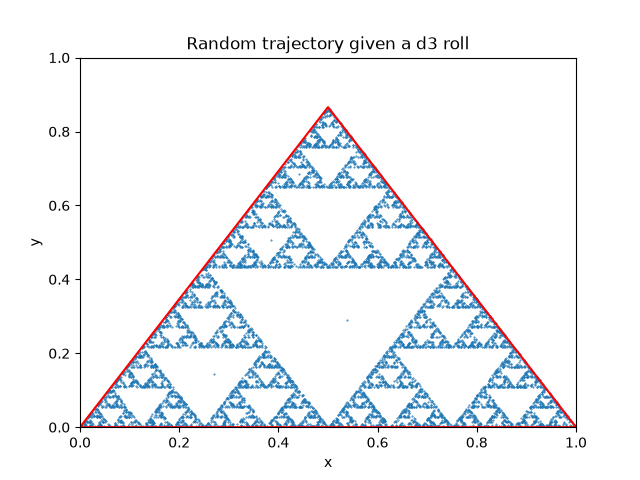

Python code for this plot:
from random import random, choice, seed
import numpy as np
import matplotlib.pyplot as plt

seed(30)

cycles = 10000

# Vertices of equilateral triangle side lenght=1
A = [0, 0]
B = [1, 0]
C = [.5, .5*np.sqrt(3)]
vertices = [A, B, C]

# Initial position
x_0 = [random(), random()]
coords = [x_0]

for i in range(cycles):
    # Trow a d3
    d3 = choice(vertices)
    # Calculate midpoint from x_0 to chosen vertex
    x_f = [(x_0[0]+d3[0])/2, (x_0[1]+d3[1])/2]
    coords.append(x_f)
    x_0 = x_f

# Get the transposed matrix to plot coordinates
vertices.append(A)
v, w = np.array(vertices).T
x, y = np.array(coords).T

fig, ax = plt.subplots()

ax.scatter(x, y, s=0.2)
ax.plot(v, w, c='red')

ax.set_xlim(0, 1)
ax.set_ylim(0, 1)
ax.set(xlabel='x', ylabel='y', title='Random trajectory given a d3 roll')
# fig.savefig("test.png")
plt.show()
